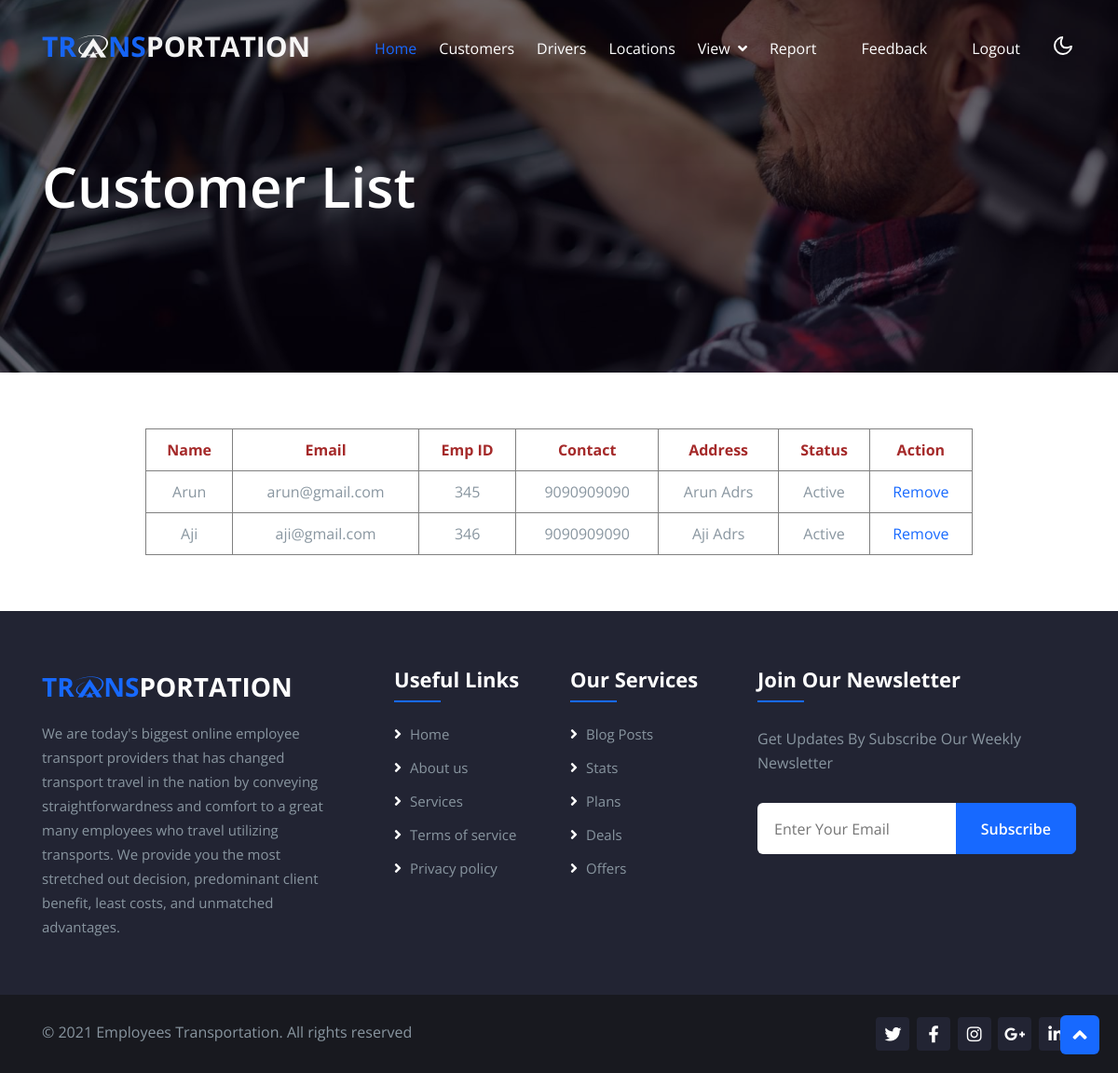
Screenshot of /adminCustomers.php with the database file from the repository.
### tables this page shows
CREATE TABLE `employees` (
  `emp_id` int(11) NOT NULL,
  `name` varchar(25) DEFAULT NULL,
  `email` varchar(25) DEFAULT NULL,
  `empid` varchar(25) DEFAULT NULL,
  `phone` varchar(25) DEFAULT NULL,
  `adrs` varchar(50) DEFAULT NULL
);

### adminCustomers.php (the view, shortened to what this page needs)
<?php
include "adminHeader.php";
include "connection.php";
$qry = "SELECT * FROM `employees` e, `login` l WHERE e.`email`=l.`user_name` AND l.`status`=1";
$result = mysqli_query($conn, $qry);
?>
<div class="w3l-main-slider position-relative" id="home">
    <div class="w3l-bannerhny-content">
        <div class="container">
            <div class="w3l-bannerhny-info">
                <h3 class="mb-md-5 mb-2">Customer List</h3>
            </div>
        </div>
    </div>
</div>
<section id="contact" class="contact">
    <div class="container">
        <table>
            <tr>
                <th>Name</th>
                <th>Email</th>
                <th>Emp ID</th>
                <th>Contact</th>
                <th>Address</th>
                <th>Status</th>
                <th colspan="2">Action</th>
            </tr>
            <?php
            while ($row = mysqli_fetch_array($result)) {
                if ($row['status'] == '1') {
                    $status = "Active";
                } else {
                    $status = "Inactive";
                }
                echo "<tr>
                    <td>$row[name]</td>
                    <td>$row[email]</td>
                    <td>$row[empid]</td>
                    <td>$row[phone]</td>
                    <td>$row[adrs]</td>
                    <td>$status</td>
                    <td><a href='adminapprovecustomers.php?id=$row[log_id]&status=-1&url=adminCustomers.php'>Remove</a></td>
                </tr>";
            }
            ?>
        </table>
    </div>
</section>
<?php
include "baseFooter.php";
?>

### adminCustomers.php (style rules this page uses)
table { margin: auto; width: 80%; text-align: center; }
th { color: brown; }
table, th, td { border: 1px solid gray; border-collapse: collapse; }
th, td { padding: 10px; }

### rows the page displays
employees: name "Arun", email "arun@gmail.com", empid "345", phone "9090909090", adrs "Arun Adrs", login.status "Active"
employees: name "Aji", email "aji@gmail.com", empid "346", phone "9090909090", adrs "Aji Adrs", login.status "Active"
